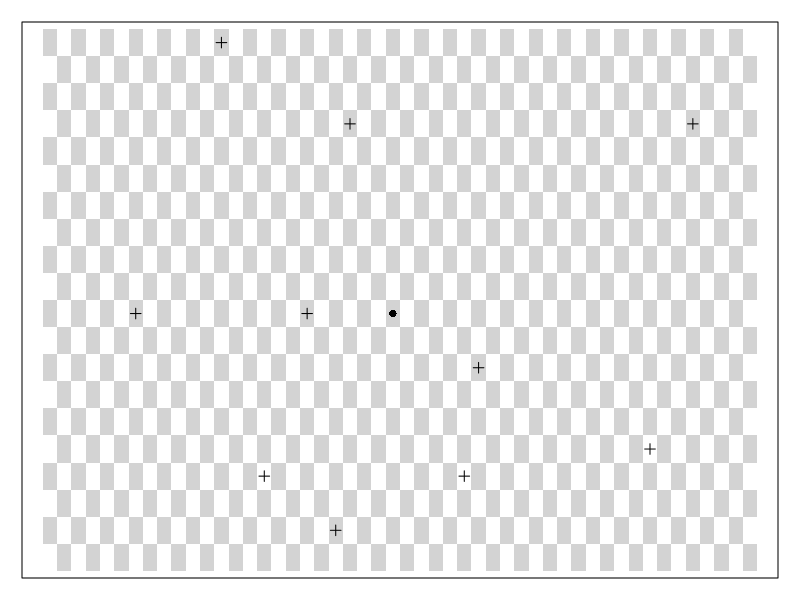
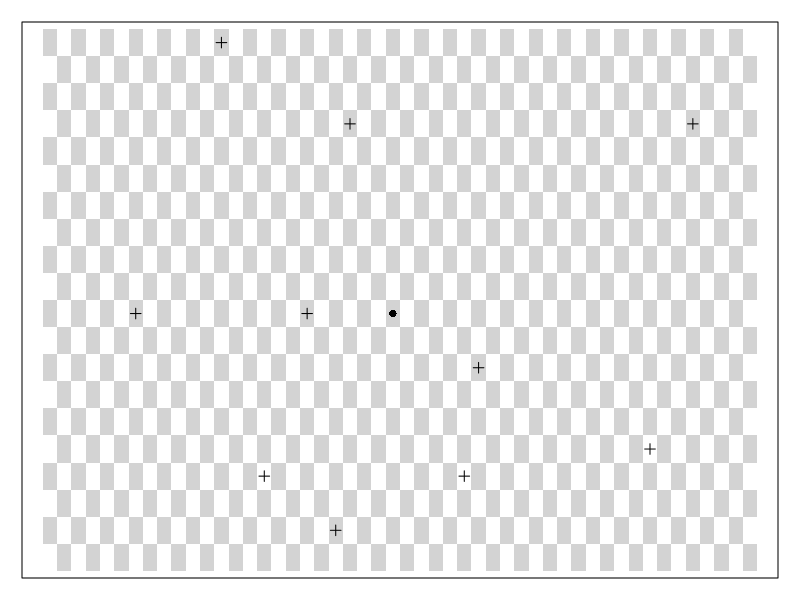
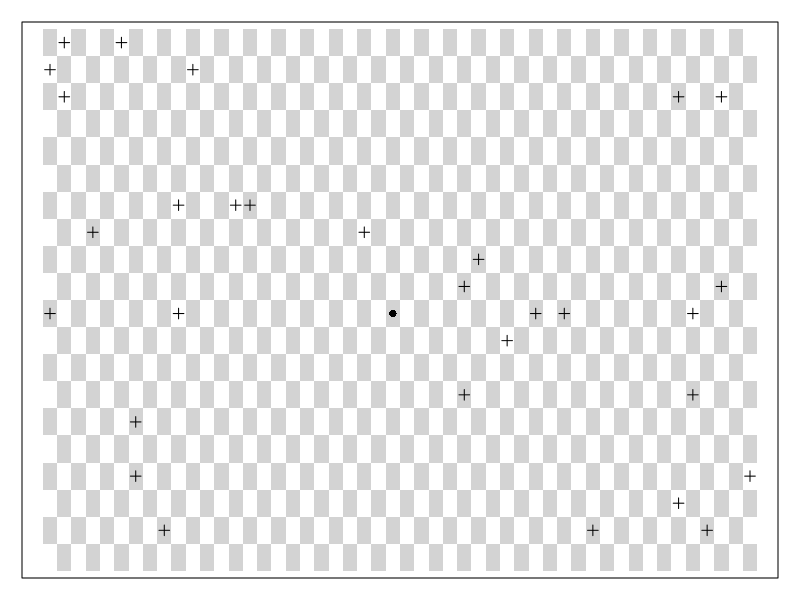
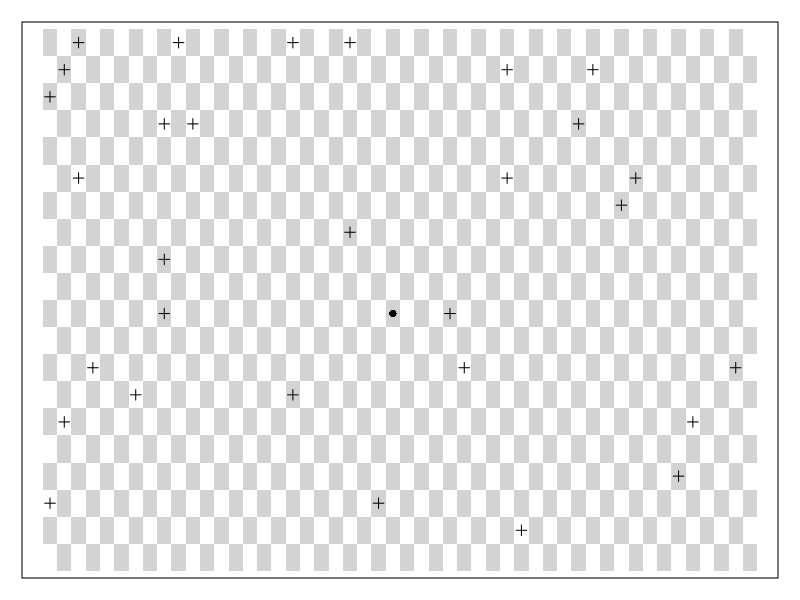
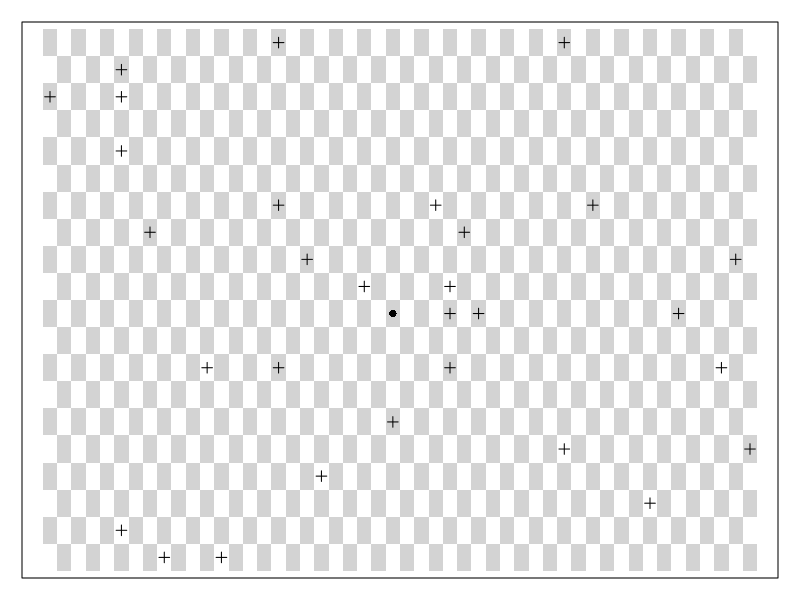

The R source for these figures, in order: (Note: this script raises an error after producing the figures.)
library(R6)

Robots <- R6Class('Robots', 
                  public = list(
                    nrow=20,
                    ncol=50,
                    player=matrix(ncol=2, nrow=1),
                    corpse=matrix(NA, ncol=2, nrow=1),
                    robots=matrix(ncol=2, nrow=0),
                    piles=matrix(ncol=2, nrow=0),
                    initialize= function(nrobots=10) {
                      self$player[1,] <- c(round(self$ncol/2), round(self$nrow/2))
                      self$robots <- matrix(nrow=nrobots, ncol=2)
                      self$robots[,1] <- sample(self$ncol, nrobots, replace=TRUE)
                      self$robots[,2] <- sample(self$nrow, nrobots, replace=TRUE)
                      dups <- which(duplicated(rbind(self$player, self$robots)))-1
                      i <- 0
                      while(length(dups)) {
                        i <- i + 1
                        if(i > 100) stop('unable to place robots in clear space')
                        self$robots[dups,1] <- sample(self$ncol, length(dups), replace=TRUE)
                        self$robots[dups,2] <- sample(self$nrow, length(dups), replace=TRUE)
                        dups <- which(duplicated(rbind(self$player, self$robots)))-1
                      }
                      if(self$auto.print) self$print()
                      if(self$auto.plot) self$plot()
                    },
                    robot.pch=3,
                    player.pch=16,
                    pile.pch=8,
                    robot.char='+',
                    player.char='O',
                    pile.char='*',
                    corpse.char='X',
                    auto.plot=TRUE,
                    auto.print=FALSE,
                    plot = function() {
                      old.par <- par(mar=rep(1,4)+0.1)
                      on.exit(par(old.par))
                      plot.new()
                      plot.window(xlim=c(1,self$ncol), ylim=c(1,self$nrow))
                      tmp <- matrix(0, nrow=self$ncol, ncol=self$nrow)
                      tmp <- (row(tmp) + col(tmp)) %% 2
                      image(seq_len(self$ncol), seq_len(self$nrow), tmp, col=c('white','lightgrey'), add=TRUE)
                      box()
                      points(self$player, pch=self$player.pch)
                      points(self$corpse, pch=self$player.pch, col='red')
                      points(self$robots, pch=self$robot.pch)
                      points(self$piles,  pch=self$pile.pch)
                      d <- apply(self$robots, 1, function(x){
                        (x[1]-self$player[1])^2 + (x[2]-self$player[2])^2
                      })
                      if(nrow(self$player) & any(d < 3)){ title(main='Warning: Robot within 1 move')}
                    },
                    print = function() {
                      tmp <- matrix(" ", ncol=self$ncol, nrow=self$nrow)
                      tmp[self$player[,2:1, drop=FALSE]] <- self$player.char
                      tmp[self$robots[,2:1, drop=FALSE]] <- self$robot.char
                      tmp[self$piles[,2:1, drop=FALSE]]  <- self$pile.char
                      tmp[self$corpse[,2:1, drop=FALSE]] <- self$corpse.char
                      tmp <- tmp[rev(seq_len(self$nrow)),]
                      tmp <- cbind("|", tmp, "|")
                      tmp <- rbind("-", tmp, "-")
                      tmp2 <- apply(tmp, 1, paste, collapse='')
                      tmp3 <- paste(tmp2, collapse='\n')
                      cat(tmp3,"\n")
                      d <- apply(self$robots, 1, function(x){
                        (x[1]-self$player[1])^2 + (x[2]-self$player[2])^2
                      })
                      if(nrow(self$player) & any(d < 3)){ cat('Warning: Robot within 1 move\n')}
                    },
                    safe.teleport = TRUE,
                    move.mat = matrix(c('NW', 'W', 'SW',
                                         'N', '.', 'S',
                                         'NE', 'E', 'SE'), 3, 3),
                    move = function(dir) {
                      steps <- 1
                      d1 <- sub('[0-9]+', '', dir)
                      d2 <- as.numeric(sub('[^0-9]+', '', dir))
                      w <- which(self$move.mat == toupper(d1))
                      if(length(w) == 0) {
                        if(toupper(d1)=="T") {
                          self$player[1] <- sample(self$ncol,1)
                          self$player[2] <- sample(self$nrow,1)
                          while(self$safe.teleport){
                            d <- apply(rbind(self$robots,self$piles), 1, function(x){
                              (x[1]-self$player[1])^2 + (x[2]-self$player[2])^2
                            })
                            if(nrow(self$player) & any(d<3)) {
                              self$player[1] <- sample(self$ncol,1)
                              self$player[2] <- sample(self$nrow,1)
                            } else {
                              self$safe.teleport <- FALSE
                            }
                          }
                        }
                        w <- 5
                      }
                      if(!is.na(d2)) {
                        steps <- d2
                      }
                      for(i in seq_len(steps)) {
                        if( (w %in% c(1,4,7)) && self$player[2] < self$nrow) {
                          self$player[2] <- self$player[2] + 1
                        }
                        if( (w %in% c(3,6,9)) && self$player[2] > 1) {
                          self$player[2] <- self$player[2] - 1
                        }
                        if( (w %in% c(1,2,3)) && self$player[1] > 1 ) {
                          self$player[1] <- self$player[1] - 1
                        }
                        if( (w %in% c(7,8,9)) && self$player[1] < self$ncol) {
                          self$player[1] <- self$player[1] + 1
                        }
                        self$robots[,1] <- self$robots[,1] + sign(self$player[1]-self$robots[,1])
                        self$robots[,2] <- self$robots[,2] + sign(self$player[2]-self$robots[,2])
                        if(anyDuplicated(rbind(self$player, self$robots, self$piles))) {
                          w <- duplicated(rbind(self$robots, self$piles)) | duplicated(rbind(self$robots, self$piles), fromLast=TRUE)
                          w <- w[seq_len(nrow(self$robots))]
                          self$piles <- unique(rbind(self$piles, self$robots[w,]))
                          self$robots <- self$robots[!w,,drop=FALSE]
                          if(nrow(self$robots)==0) {
                            cat("Congratulations!")
                          }
                          if(duplicated(rbind(self$player, self$robots, self$piles), fromLast=TRUE)[1]) {
                            cat("You have been munched by a robot\n")
                            self$corpse <- self$player
                            self$player <- self$player[numeric(0),]
                          }
                        }
                      }
                      if(self$auto.print) self$print()
                      if(self$auto.plot) { 
                        self$plot()
                        if(length(self$player)==0) {
                          title(main='You have been munched by a robot')
                          return(invisible(1))
                        }
                        if(nrow(self$robots)==0) {
                          title(main='Congratulations!')
                          return(invisible(1))
                        }
                      }
                    }
                  ))

r <- Robots$new()
r$plot()
r$print()

## interactive graphics ----

dev.new()
r <- Robots$new(30)
getGraphicsEvent(
  prompt='Ready',
  onKeybd=function(A){
    switch(A,
           q=r$move('nw'),
           w=r$move('n'),
           e=r$move('ne'),
           a=r$move('w'),
           s=r$move('.'),
           d=r$move('e'),
           z=r$move('sw'),
           x=r$move('s'),
           c=r$move('se'),
           t=r$move('t'),
           ' '=r$move('.'))
  }
)

dev.new(width=6, height=3, noRStudioGD = TRUE)
r <- Robots$new(30)
getGraphicsEvent(
  prompt='Ready',
  onKeybd=function(A){
    switch(A,
           "'"=r$move('nw'),
           ","=r$move('n'),
           "."=r$move('ne'),
           a=r$move('w'),
           o=r$move('.'),
           e=r$move('e'),
           ";"=r$move('sw'),
           q=r$move('s'),
           j=r$move('se'),
           t=r$move('t'),
           y=r$move('t'),
           ' '=r$move('.'))
  }
)


## test auto timing not working with onIdle ----

lstm <- Sys.time() + 1000
dev.new(width=6, height=3, noRStudioGD = TRUE)
r <- Robots$new(30)

tclAfter(10*1000, function() r$move('.'))
getGraphicsEvent(
  prompt='Ready',
  onKeybd=function(A){
    lstm <<- Sys.time()
    switch(A,
           "'"=r$move('nw'),
           ","=r$move('n'),
           "."=r$move('ne'),
           a=r$move('w'),
           o=r$move('.'),
           e=r$move('e'),
           ";"=r$move('sw'),
           q=r$move('s'),
           j=r$move('se'),
           t=r$move('t'),
           y=r$move('t'),
           ' '=r$move('.'))
  },
  onIdle = function() {
    if(as.numeric(difftime(Sys.time(), lstm, units='secs')) > 10) {
      lstm <<- Sys.time()
      r$move('.')
    }
  }
)

